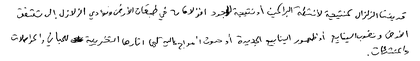
%> input picture data/images/training/001_2.png, 420 x 61 px, shrunk from 1508 x 218 before the run; its folder holds only this picture in this run
$ octave main.m   (GNU Octave 9; MATLAB toolbox functions it lacks are replaced by stand-ins)
%> lines starting %> are read from the running program, lines starting %| are printed output that depends on the picture; in (x1, y1, x2, y2) boxes, pixels count from 0 and x2, y2 are one past the last pixel; in counts of white or black regions, pixels touching at a corner belong together; the program's own positions count from 1
%> further down, im_candidate is the input picture: size 61x420 uint8; min 0, max 255, mean 241.9
### source/feature_extraction/matlab/hist_4directions.m
function hist=  hist_4directions(image)
hist=zeros(1,4);
nb=0;
edge1=edge(image);
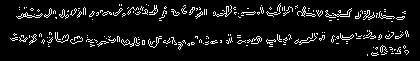
%> edge1: size 61x420 logical; 7.5% white in thin lines or dots, all inside (x1, y1, x2, y2) = (10, 3, 409, 56)
width=size(image,1);
%> width = 61
height=size(image,2);
%> height = 420
for x=1:width
    for y=1:height
        if(edge1(x,y))
            for i=0:3
                myX=x+xC1(i);
                myY=y+yC1(i);
                if((myX>=1)&&(myX<=width)&&(myY>=1)&&(myY<=height))
                    if(edge1(myX,myY))
                        hist(i+1)=hist(i+1)+1;
                        nb=nb+1;
                    end
                end
            end
        end
    end
end
%> after the loop, hist = [505 515 592 401]; myX = 55; myY = 376; nb = 2013
hist=hist/nb;
%> hist = [0.251 0.256 0.294 0.199]

### source/feature_extraction/matlab/hist_directions.m
function hist=  hist_directions(image,n)
if(n==4)
    hist=hist_4directions(image);
%> hist = [0.251 0.256 0.294 0.199]
elseif(n==8)
    hist=hist_8directions(image);
elseif(n==12)
    hist=hist_12directions(image);
elseif(n==16)
    hist=hist_16directions(image);
end

### source/feature_extraction/matlab/main.m
%change the following directories if needed
%Implementation of the method of Bulacu et al. :
%Writer Identification Using Edge-Based Directional Features
%Author: Abdel鈇li Hassa飊e
%Date: February 2012
train_rep='D:\awic2012\images\training\'
test_rep='D:\awic2012\images\test\'
%list of training images
train_images=dir(train_rep);
%trying several number of directions
for hist_size=4:4:16
    %creating output file for each size
    output_file=['D:\awic2012\hist_' num2str(hist_size) '.csv'];
    fid = fopen(output_file, 'w');
    fprintf(fid,'image_ID,writer\n');
    hists=[];
    names=[];
    disp('Computing distribution features for training set...\n');
    % 1st and 2nd file being '.' and '..'
    for j=3:length(train_images)
        fprintf(['Processing training image ' train_images(j).name '...\n']);
        im_candidate=imread([train_rep train_images(j).name]);
        %computing directions histogram
        hist=hist_directions(im_candidate,hist_size);
%> hist = [0.251 0.256 0.294 0.199]
        hists=[hists;hist];
%> hists = [0.251 0.256 0.294 0.199]
        [pathstr, name, ext] = fileparts(train_images(j).name);
        names=[names;name];
    end
%> (the run ends here)

$ run again, on data/images/training/011_2.png
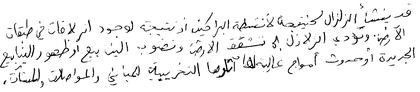
%> input picture data/images/training/011_2.png, 420 x 92 px, shrunk from 1542 x 338 before the run
%> im_candidate is the input picture: size 92x420 uint8; min 0, max 255, mean 239.6
%> in hist_4directions, `edge1=edge(image);`:
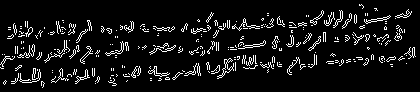
%> edge1: size 92x420 logical; 8% white in thin lines or dots
%> after the loop in hist_4directions, `for x=1:width`: hist = [1007 790 759 580]; myX = 87; myY = 42; nb = 3136
%> in hist_4directions, `hist=hist/nb;`: hist = [0.321 0.252 0.242 0.185]

$ run again, on data/images/training/012_2.png
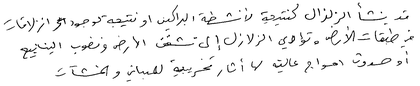
%> input picture data/images/training/012_2.png, 420 x 86 px, shrunk from 1548 x 316 before the run
%> im_candidate is the input picture: size 86x420 uint8; min 0, max 255, mean 242.4
%> in hist_4directions, `edge1=edge(image);`:
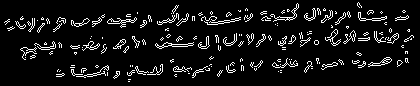
%> edge1: size 86x420 logical; 7.9% white in thin lines or dots
%> after the loop in hist_4directions, `for x=1:width`: hist = [662 830 981 629]; myX = 81; myY = 129; nb = 3102
%> in hist_4directions, `hist=hist/nb;`: hist = [0.213 0.268 0.316 0.203]

$ run again, on data/images/training/015_2.png
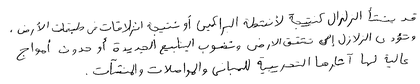
%> input picture data/images/training/015_2.png, 420 x 84 px, shrunk from 1555 x 311 before the run
%> im_candidate is the input picture: size 84x420 uint8; min 0, max 255, mean 242.6
%> in hist_4directions, `edge1=edge(image);`:
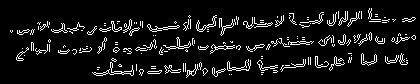
%> edge1: size 84x420 logical; 7.8% white in thin lines or dots, all inside (x1, y1, x2, y2) = (10, 8, 416, 78)
%> after the loop in hist_4directions, `for x=1:width`: hist = [843 633 932 485]; myX = 77; myY = 186; nb = 2893
%> in hist_4directions, `hist=hist/nb;`: hist = [0.291 0.219 0.322 0.168]

$ run again, on data/images/training/002_1.png
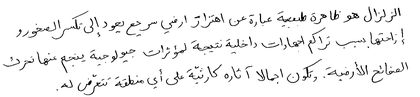
%> input picture data/images/training/002_1.png, 420 x 97 px, shrunk from 1522 x 351 before the run
%> im_candidate is the input picture: size 97x420 uint8; min 0, max 255, mean 241.9
%> in hist_4directions, `edge1=edge(image);`:
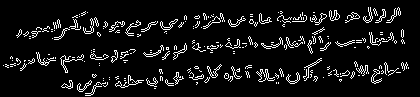
%> edge1: size 97x420 logical; 7.8% white in thin lines or dots, all inside (x1, y1, x2, y2) = (3, 7, 409, 96)
%> after the loop in hist_4directions, `for x=1:width`: hist = [939 847 915 681]; myX = 95; myY = 90; nb = 3382
%> in hist_4directions, `hist=hist/nb;`: hist = [0.278 0.25 0.271 0.201]
